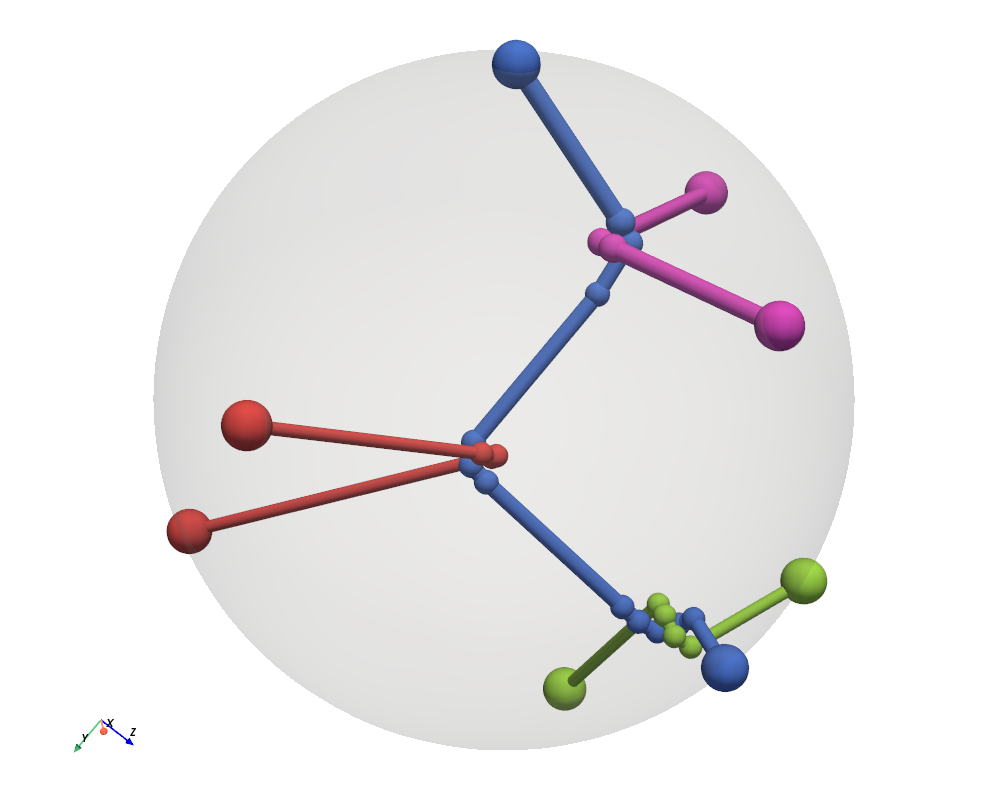

Write the Python code that produced this figure.
"""
Interactive 3D viewer + simulation of polymers in a spherical volume, modeled as piecewise
linear curves with kinks.

Model
-----
Polymer m has kinks R[m,0] ... R[m,N[m]]. R[m,0] and R[m,N[m]] are the two chain ends (beads on the
surface of the sphere); R[m,1] ... R[m,N[m]-1] are the interior kinks. Segment i runs from
R[m,i-1] to R[m,i] and has a contour length L[m,i] > 0 (initially the straight length of the
polymer). Every segment is a spring:
    F[m,i] = (k_spring / L[m,i]) * (R[m,i] - R[m,i-1])       (force of segment i)
    E[m,i] = 0.5 * (k_spring / L[m,i]) * |R[m,i] - R[m,i-1]|^2
Dynamics
  * Kinks follow damped Langevin dynamics:  m dv/dt = F - gamma v + sqrt(2 gamma kT) xi(t), with
    F the total force on the kink: the net force of the two strands on either side of it,
    F[m,i+1] - F[m,i] (F[m,i] = k_spring / L[m,i] * (R_i - R_{i-1})), plus the repulsive forces
    below. Every substep: a kick by F, the exact friction + thermal noise update (Ornstein-
    Uhlenbeck) and a drift step. The step per substep is limited to MAX_KINK_STEP.
  * Excluded volume by forces (WCA): the interaction is the Weeks-Chandler-Andersen potential
    U(r) = 4 eps [(sigma/r)^12 - (sigma/r)^6] + eps for r < MIN_DISTANCE, zero beyond, with
    MIN_DISTANCE = 2^(1/6) sigma (the WCA cutoff). (1) Every line segment of another polymer
    repels a kink that lies within MIN_DISTANCE of it (its closest point inside the segment) with
    the WCA force, directed perpendicular to the line; the reaction is shared over the two end
    points of the segment (weights 1 - s and s). (2) Any two kinks, on the same polymer or on different polymers, that are
    closer than MIN_DISTANCE repel each other with the WCA force along the line between them (on
    top of the capture attraction between neighbouring kinks of one polymer). Chain
    ends on the surface are not moved by these forces.
  * Slip: contour length flows along the chain between neighbouring segments of the same polymer
    so that the spring energy decreases (L_i proportional to d_i in the minimum), while the
    total contour length of every polymer is exactly conserved.
  * Creation: when two segments of different polymers approach closer than MIN_DISTANCE (closest
    points in the interior of both segments) a kink is inserted in each of them at the closest
    points; the two new kinks are placed exactly MIN_DISTANCE apart (symmetrically about the
    contact point). The contour length of the divided segment is split in proportion to where
    the kink sits on it.
  * Capture: neighbouring kinks of the same polymer (consecutive interior kinks) that are closer
    than DISTANCE_CAPTURE attract each other with F(r) = -30 r - 40 r^3 / 3 - 160 r^5 / 27
    (negative = attractive), along the line joining them; zero beyond DISTANCE_CAPTURE.
  * The removal criterion is only checked every CHECK_KINK_REMOVAL_EACH_STEP steps (creation: every step).
  * Spacing: no kink is created on a line if another kink of the same polymer lies within a
    contour length CONTOUR_KINK_MIN of that point, or within a spatial distance SPATIAL_KINK_MIN
    (= 1) of the new kink's position. Close segment pairs that fail this on both
    lines are skipped (other close pairs are still handled); if it fails on one line only, a
    single kink is created on the other line, MIN_DISTANCE from the closest point of the first.
  * Destruction: a kink that is further than MIN_DISTANCE (+ DESTROY_TOL) from all segments of
    other polymers, that does not interact with kinks of other polymers, and that has at most one
    other kink of its own polymer within a contour length INTRA_CONTOUR_DIST, is removed, provided the single straight segment that replaces its
    two segments is not closer than MIN_DISTANCE to any line segment of another polymer (closest
    points anywhere on both segments, no margin). Otherwise the kink stays. The contour lengths of the two segments add up.
Segments of a polymer also push its own kinks (WCA), but only if the contour distance from the kink to
the nearer end of the segment exceeds SELF_KINK_DISTANCE; kink creation only considers pairs of segments
of different polymers.

Mouse
- Left-drag on empty space  -> rotate the view
- Right-drag / mouse wheel  -> zoom
- Middle-drag (or Shift+left-drag) -> pan
- Left-drag on a chain-end sphere -> move it along the surface of the volume
- Hold Shift while dragging a chain end and move the cursor out past the circular edge of the
  projected sphere -> the bead crosses to the other side (front <-> back) of the volume

Keyboard: see help_text() below (press h, H or ? in the window, or run with --help).

Data flow
    simulation  --positions / network-->  viewer      (timer, every ~30 ms)
    viewer (user input)  --callbacks-->  simulation   (see SphereDragger.__init__)

Bead ordering: molecule by molecule, each as [start, end]; kinks are not beads and are reported
separately by `network()`. Deleting a molecule shifts the indices of all later beads.

Install:  pip install pyvista numpy
Movies:   pip install imageio imageio-ffmpeg
"""
import argparse
import colorsys
import locale
import os
import platform
import re
import subprocess
import time
from types import SimpleNamespace

import numpy as np
import pyvista as pv
import vtk

ACTIVE_COLOR = (0.0, 0.0, 0.0)  # highlight color while a sphere is being dragged

CONTOUR_STEP = 2.0              # contour length added/removed per press of Right/Left arrow
INITIAL_ZOOM = 1.6              # camera zoom when the window opens
START_GAP = 1.25                # initial distance between the two starting polymers, in units of MIN_DISTANCE
WCA_SIGMA = 1.0                 # length scale of the WCA interaction
WCA_EPSILON = 1.0               # strength of the WCA interaction
WCA_FORCE_CAP = 200.0           # largest WCA force (avoids blow-up when things overlap deeply)
MIN_DISTANCE = 2.0 ** (1.0 / 6.0) * WCA_SIGMA   # = the WCA cutoff: kinks are created when two lines come
                                # closer than this; the repulsive force is zero beyond it
DISTANCE_CAPTURE = 1.5             # neighbouring kinks of a polymer closer than this attract each other
CHECK_KINK_REMOVAL_EACH_STEP = 10   # the kink removal criterion is checked once per this many steps
SELF_KINK_DISTANCE = 10.0         # a segment pushes a kink of its own polymer only if the contour distance exceeds this
INTRA_CONTOUR_DIST = 1.3        # a kink is not removed if more than one other kink of its polymer is within this contour length
SPATIAL_KINK_MIN = 1.0           # ... nor within this spatial distance of one
CONTOUR_KINK_MIN = 1.0          # no new kink within this contour length of an existing kink of the same polymer
KINK_MARGIN = 0.1               # contact points must lie at least this far from both ends of a segment
CREATE_TOL = 0.01               # a kink pair is created below MIN_DISTANCE - CREATE_TOL
DESTROY_TOL = 0.01              # a kink is destroyed above MIN_DISTANCE + DESTROY_TOL
MAX_KINK_STEP = 0.25 * MIN_DISTANCE     # largest displacement of a kink in one substep
KINK_MASS = 1.0                 # mass of a kink (Langevin dynamics)
KINK_FRICTION = 5.0             # friction coefficient gamma of a kink
TEMPERATURE = 0.0               # kT of the thermal noise on the kinks (0: no noise, deterministic)
TIME_STEP = 0.02                # Langevin time step per substep
MAX_NEW_KINKS_PER_STEP = 20     # safety limit for the number of kink pairs created in one step
THIN_LINE_RADIUS = 0.05         # tube radius of all lines after pressing t
TENSION_THICKNESS = 0.01        # tube radius of a segment per unit of spring tension
MAX_LINE_RADIUS = 1.0           # thickest tube drawn
MIN_VOLUME_RADIUS = 5.0
VOLUME_RADIUS_STEP = 1.0

# Shift + digit produces a layout-specific symbol; which key name (and character) the window
# system reports for it depends on the keyboard layout. The layout is detected from the
# environment (see detect_keyboard_layout) and selects one of these tables.
SHIFTED_DIGIT_KEYSYMS = {
    "us": ("exclam", "at", "numbersign", "dollar", "percent",
           "asciicircum", "ampersand", "asterisk", "parenleft"),
    "uk": ("exclam", "quotedbl", "sterling", "dollar", "percent",
           "asciicircum", "ampersand", "asterisk", "parenleft"),
    "de": ("exclam", "quotedbl", "section", "dollar", "percent",
           "ampersand", "slash", "parenleft", "parenright"),
    "nordic": ("exclam", "quotedbl", "numbersign", "currency", "percent",
               "ampersand", "slash", "parenleft", "parenright"),
}
SHIFTED_DIGIT_CHARS = {
    "us": "!@#$%^&*(",
    "uk": '!"\u00a3$%^&*(',
    "de": '!"\u00a7$%&/()',
    "nordic": '!"#\u00a4%&/()',
}

# words that identify a layout: language / country codes and the names used by the platforms
_LAYOUT_WORDS = {
    "us": "us", "usa": "us", "en": "us", "abc": "us", "u": "us", "nordic": "nordic",
    "gb": "uk", "uk": "uk", "british": "uk",
    "de": "de", "at": "de", "german": "de",
    "dk": "nordic", "da": "nordic", "danish": "nordic", "se": "nordic", "sv": "nordic",
    "swedish": "nordic", "no": "nordic", "nb": "nordic", "nn": "nordic", "norwegian": "nordic",
    "fi": "nordic", "finnish": "nordic", "is": "nordic", "icelandic": "nordic",
}
_keyboard_layout = None


def _layout_from_text(text):
    """Layout name for a description such as 'dk', 'da_DK', 'com.apple.keylayout.Danish'
    (the most specific word, the last one, wins: 'en_GB' is British), or None."""
    for word in reversed(re.findall(r"[a-z]+", str(text).lower())):
        if word in _LAYOUT_WORDS:
            return _LAYOUT_WORDS[word]
    return None


def _run(command):
    return subprocess.run(command, capture_output=True, text=True, timeout=3).stdout


def _layout_windows():
    import ctypes
    langid = ctypes.windll.user32.GetKeyboardLayout(0) & 0xFFFF
    if langid == 0x0809:
        return "gb"
    return {0x06: "da", 0x1D: "sv", 0x14: "nb", 0x0B: "fi", 0x07: "de"}.get(langid & 0x3FF, "us")


def _layout_macos():
    return _run(["defaults", "read", "com.apple.HIToolbox",
                 "AppleCurrentKeyboardLayoutInputSourceID"])


def _layout_unix():
    """X11 / Wayland / console: the XKB layout (first of a comma separated list)."""
    for command in (["setxkbmap", "-query"], ["localectl", "status"]):
        try:
            match = re.search(r"(?:layout|Layout):\s*([\w-]+)", _run(command))
        except (OSError, subprocess.SubprocessError):
            continue
        if match:
            return match.group(1)
    if os.environ.get("XKB_DEFAULT_LAYOUT"):
        return os.environ["XKB_DEFAULT_LAYOUT"].split(",")[0]
    try:
        with open("/etc/default/keyboard") as f:
            match = re.search(r'XKBLAYOUT="?([\w-]+)', f.read())
        return match.group(1) if match else None
    except OSError:
        return None


def _layout_locale():
    return locale.getlocale()[0] or os.environ.get("LANG", "")


def detect_keyboard_layout():
    """Keyboard layout ('us', 'uk', 'de' or 'nordic') taken from the environment: the variable
    LINEPPA_KEYBOARD_LAYOUT if it is set, else what the operating system reports, else the
    language of the locale; 'us' if nothing is recognised."""
    probes = []
    if os.environ.get("LINEPPA_KEYBOARD_LAYOUT"):
        probes.append(lambda: os.environ["LINEPPA_KEYBOARD_LAYOUT"])
    system = platform.system()
    probes.append(_layout_windows if system == "Windows"
                  else _layout_macos if system == "Darwin" else _layout_unix)
    probes.append(_layout_locale)
    for probe in probes:
        try:
            layout = _layout_from_text(probe() or "")
        except Exception:        # a failing probe must never stop the program
            continue
        if layout:
            return layout
    return "us"


def get_keyboard_layout():
    global _keyboard_layout
    if _keyboard_layout is None:
        _keyboard_layout = detect_keyboard_layout()
    return _keyboard_layout


def set_keyboard_layout(name):
    """Use layout `name` ('us', 'uk', 'de', 'nordic') or, for 'auto'/None, detect it."""
    global _keyboard_layout
    _keyboard_layout = None if name in (None, "auto") else name


def help_text():
    """Summary of the program, the mouse actions and the key shortcuts (--help, h, H, ?)."""
    return f"""\
LinePPA - polymers in a spherical volume

Every polymer is a piecewise linear curve between two chain ends (spheres) on the surface of the
sphere; initially a straight line. Each segment is a spring with spring constant
spring_constant / contour_length (the thickness of a line shows its tension).
  * When two polymers come closer than MIN_DISTANCE ({MIN_DISTANCE:g}) a kink is inserted in both
    (small spheres in the color of the polymer), the two kinks exactly MIN_DISTANCE apart.
  * Kinks move by damped Langevin dynamics under the net force of their two strands plus WCA
    repulsion: every segment of another polymer pushes a kink within MIN_DISTANCE (= 2^(1/6), the
    WCA cutoff) away perpendicular to the line, and any two kinks (same or different polymer) repel each other.
  * A kink that is further than MIN_DISTANCE from all other polymers is destroyed: the two
    segments become one straight segment (their contour lengths add up).
  * Contour length slips along the chain, lowering the spring energy, while the total contour
    length of a polymer stays constant.

Mouse
  left-drag on empty space        rotate the view
  right-drag, mouse wheel         zoom
  middle-drag, Shift+left-drag    pan
  left-drag on a chain-end sphere move it along the surface of the sphere
  ... and Shift, cursor out past the edge of the sphere: the end moves to the other side

Keys while a chain end is held
  d                               delete the polymer the end belongs to
  Right / Left arrow              add / remove contour length of the segment at the end
Keys
  a                               add a polymer (a straight line between two free spots)
  r / R                           shrink / grow the sphere by 1 (minimum radius 5)
  t / T                           thin lines of equal radius /
                                  thickness shows the tension (kink spheres always shown)
  Shift+1..9 (or Ctrl+1..9)       store the positions of all chain ends in slot 1..9
  1..9                            move all chain ends to the positions stored in the slot
  i                               print the selected options and parameters
  k                               print the minimal distances: two kinks of one polymer, two line
                                  segments of different polymers, two non-adjacent segments of one polymer
  m / M                           start / stop recording a movie (movie00000.avi, ...)
  p                               save a PNG of the view (img00000.png, ...)
  s                               save all positions (conf00000.dump, ...)
  h, H, ?                         print this text
Command line
  --help                          print this text
  --keyboard-layout LAYOUT        us, uk, de, nordic or auto (default: detected from the
                                  environment; the variable LINEPPA_KEYBOARD_LAYOUT overrides)
"""


def parse_args(argv=None):
    parser = argparse.ArgumentParser(
        prog="cylppa", description=help_text(), add_help=False,
        formatter_class=argparse.RawDescriptionHelpFormatter)
    parser.add_argument("-h", "--help", action="help", help="show this help and exit")
    parser.add_argument("--keyboard-layout", default="auto",
                        choices=["auto", *sorted(SHIFTED_DIGIT_KEYSYMS)],
                        help="keyboard layout used for Shift+digit (default: detect)")
    return parser.parse_args(argv)


def color_for_id(moleculeid):
    """Deterministic, well-separated RGB color (0..1) for an unsigned integer id."""
    hue = (int(moleculeid) * 0.618033988749895) % 1.0  # golden-ratio hue spacing
    return colorsys.hsv_to_rgb(hue, 0.65, 0.95)


class SphereDragger:
    """Lets the user drag chain ends along a spherical surface, add/delete molecules,
    resize the volume, store/recall chain-end configurations, and save images / movies /
    bead positions; lets a simulation push new positions for all beads. Keeps the
    molecule lines, the kinks and the volume shell in sync."""

    IMAGE_PATTERN = re.compile(r"^img(\d{5})\.png$")
    CONF_PATTERN = re.compile(r"^conf(\d{5})\.dump$")
    MOVIE_PATTERN = re.compile(r"^movie(\d{5})\.avi$")
    # characters whose built-in VTK meaning (reset camera, surface mode, pick, ...) is suppressed
    OWN_CHARS = frozenset("aAdDhHiIkKpPsSmMrRtT?123456789")

    def __init__(self, plotter, template, actors, positions, moleculeids,
                 center, radius, sphere_radius, recall_speed=0.5, movie_fps=30, rng=None,
                 kink_radius=0.5, get_network=None, get_diagnostics=None,
                 on_drag=None, on_release=None,
                 on_add_molecule=None, on_delete_molecule=None,
                 on_radius_change=None, on_ends_driven=None, on_ends_released=None,
                 on_contour_change=None, get_options=None,
                 initial_zoom=INITIAL_ZOOM):
        self.plotter = plotter
        self.renderer = plotter.renderer
        self.template = template        # sphere mesh used for newly created beads
        self.actors = list(actors)
        self.positions = np.array(positions, dtype=float).reshape(-1, 3)   # (n, 3)
        self.moleculeids = np.array(moleculeids, dtype=np.uint32)
        self.center = np.asarray(center, dtype=float)
        self.radius = float(radius)             # radius of the spherical volume
        self.sphere_radius = float(sphere_radius)   # radius of one bead
        self.kink_radius = float(kink_radius)   # radius of the kink spheres
        self.recall_speed = float(recall_speed)     # rad/s along great circles
        self.movie_fps = movie_fps
        self.rng = rng if rng is not None else np.random.default_rng()
        self.next_moleculeid = int(self.moleculeids.max()) + 1 if len(self.moleculeids) else 0
        self.image_counter = self._first_free_number(self.IMAGE_PATTERN)
        self.conf_counter = self._first_free_number(self.CONF_PATTERN)
        self.movie_counter = self._first_free_number(self.MOVIE_PATTERN)

        # Pulled from the simulation every tick: (kink positions (K, 3), [moleculeid] per kink,
        # [(moleculeid, [node, ...], [contour_length, ...], [tension, ...])]).
        # Node k < n is bead k, node n + r is kink r. None = no kinks.
        self.get_network = get_network
        self.get_options = get_options  # () -> [(label, value), ...] settings of the simulation (key i)
        self.get_diagnostics = get_diagnostics  # () -> [(label, text), ...] minimal distances (key k)

        # Callbacks into the simulation:
        self.on_drag = on_drag          # on_drag(index, xyz)                    while dragging
        self.on_release = on_release    # on_release(index, xyz)                 when let go
        self.on_add_molecule = on_add_molecule        # (first_index, positions (2, 3), moleculeid)
        self.on_delete_molecule = on_delete_molecule  # (first_index, count)  old indices
        self.on_radius_change = on_radius_change      # (new_volume_radius)
        self.on_ends_driven = on_ends_driven          # (indices, positions) chain ends moved by a recall
        self.on_ends_released = on_ends_released      # (indices)            recall finished/cancelled
        self.on_contour_change = on_contour_change    # (index, delta)  add/remove contour length at chain end

        self.interactor = plotter.iren.interactor
        self.picker = vtk.vtkPropPicker()
        self.dragged = None             # index of the chain end being dragged
        self.uniform_lines = False      # True after t: all lines thin and equally thick
        self._pending_zoom = initial_zoom   # applied on the first timer tick, after the window opened
        self._side = 1                  # +1: dragged bead on the front (camera) side, -1: back
        self._flip_armed = True         # a Shift + "touch the edge" gesture may flip the side
        self.stored = {}                # slot (1..9) -> {(moleculeid, is_start): unit vector}
        self._anim = None               # running recall animation
        self._driven = set()            # indices of chain ends moved by the animation
        self.recording = False
        self.movie_path = None
        self._in_tick = False           # re-entrancy guard for tick()
        self.bond_mesh = None
        self.lines = []
        self._seg_nodes = None          # (S, 2) node numbers of the end points of every segment
        self._seg_tension = []          # spring tension of every segment (drawn as its thickness)
        # Segments are drawn as tubes whose radius follows the spring tension. Every segment
        # has its own two points (so the radius is constant along it).
        self.tube = vtk.vtkTubeFilter()
        self.tube.SetNumberOfSides(12)
        self.tube.SetCapping(True)
        self.tube.SetVaryRadiusToVaryRadiusByAbsoluteScalar()
        self.tube.SetInputArrayToProcess(0, 0, 0, vtk.vtkDataObject.FIELD_ASSOCIATION_POINTS,
                                         "radius")
        bond_mapper = vtk.vtkPolyDataMapper()
        bond_mapper.SetInputConnection(self.tube.GetOutputPort())
        bond_mapper.SetScalarModeToUsePointFieldData()
        bond_mapper.SelectColorArray("rgb")
        bond_mapper.SetColorModeToDirectScalars()
        self.bond_actor = vtk.vtkActor()
        self.bond_actor.SetMapper(bond_mapper)
        self.bond_actor.SetVisibility(False)
        plotter.add_actor(self.bond_actor, reset_camera=False, name="bonds", pickable=False)
        self.kink_template = pv.Sphere(radius=self.kink_radius,
                                       theta_resolution=16, phi_resolution=16)
        self.kink_actors = []
        self.kink_positions = np.zeros((0, 3))
        self.kink_molecules = []        # moleculeid of every kink
        self._line_signature = None

        # Translucent shell showing the volume (unit sphere, scaled to the current radius).
        # Not pickable, so it never blocks grabbing.
        self.shell = plotter.add_mesh(
            pv.Sphere(radius=1.0, theta_resolution=64, phi_resolution=64),
            color="lightgray", opacity=0.12, smooth_shading=True)
        self.shell.SetPickable(False)
        self.shell.SetPosition(*self.center)
        self.shell.SetScale(self.radius, self.radius, self.radius)
        self._pull_network(force=True)

        # Make sure PyVista's own key shortcuts for the keys we use don't also fire.
        for key in ("Up", "Down", "Left", "Right", "a", "d", "p", "s", "S", "m", "M",
                    "r", "R", "t", "T", "i", "I", "k", "K", "h", "H", "question", *"123456789"):
            try:
                plotter.clear_events_for_key(key)
            except Exception:
                pass

        # Priority -1 => our handlers run AFTER the camera style's handlers.
        # If we grabbed a bead, we then cancel the style's rotation.
        self.interactor.AddObserver("LeftButtonPressEvent", self._on_press, -1.0)
        self.interactor.AddObserver("MouseMoveEvent", self._on_move, -1.0)
        self.interactor.AddObserver("LeftButtonReleaseEvent", self._on_release, -1.0)
        self.interactor.AddObserver("KeyPressEvent", self._on_key, -1.0)
        # VTK's interactor style gives some plain characters a built-in meaning on the
        # CharEvent that follows a key press. A higher-priority observer neutralises the
        # characters we use before the style sees them.
        self.interactor.AddObserver("CharEvent", self._on_char, 10.0)

    # ------------------------------------------------------------ timer tick
    def tick(self, step_simulation):
        """Call every ~30 ms: advance a running recall animation, take a simulation
        step (`step_simulation()` returns the (n, 3) positions), draw, record a frame.
        A tick that arrives while one is still running is skipped."""
        if self._in_tick:
            return
        self._in_tick = True
        try:
            if self._pending_zoom is not None:
                self.renderer.GetActiveCamera().Zoom(self._pending_zoom)
                self._pending_zoom = None
            self.animate()
            self.set_positions(step_simulation())
            self.write_movie_frame()
        finally:
            self._in_tick = False

    def _print_options(self):
        """Key i: print the viewer settings, then the settings and parameters of the simulation."""
        n_chains = len(self.positions) // 2
        rows = [("line display", "thin lines of equal radius (t)" if self.uniform_lines
                 else "thickness shows the tension (T)"),
                ("keyboard layout", get_keyboard_layout()),
                ("volume radius", f"{self.radius:g}"),
                ("polymers / kinks", f"{n_chains} / {len(self.kink_positions)}")]
        if self.get_options is not None:
            rows += list(self.get_options())
        width = max(len(label) for label, _ in rows)
        print("Selected options:")
        for label, value in rows:
            print(f"  {label:<{width}} : {value}")

    def _print_diagnostics(self):
        """Key k: print the minimal distances between kinks and between line segments."""
        if self.get_diagnostics is None:
            print("No simulation attached.")
            return
        rows = list(self.get_diagnostics())
        width = max(len(label) for label, _ in rows)
        print("Minimal distances:")
        for label, text in rows:
            print(f"  {label:<{width}} : {text}")

    # ------------------------------------------------------- simulation -> view
    def set_positions(self, positions):
        """Update all bead positions (e.g. from the simulation). Beads held by the user or moved
        by a recall animation keep their viewer-controlled positions."""
        positions = np.asarray(positions, dtype=float).reshape(-1, 3)
        if len(positions) != len(self.actors):
            raise ValueError(f"Simulation returned {len(positions)} beads, "
                             f"viewer has {len(self.actors)}.")
        for i, actor in enumerate(self.actors):
            if i != self.dragged and i not in self._driven:
                self.positions[i] = positions[i]
                actor.SetPosition(*positions[i])
        self._pull_network()
        self.plotter.render()

    def get_positions(self):
        return self.positions.copy()

    # ------------------------------------------------------ molecule lines, kinks
    def _all_points(self):
        return np.vstack([self.positions, self.kink_positions])

    def _segment_radii(self):
        """Tube radius of every segment (order of self._seg_nodes) from its spring tension."""
        if self.uniform_lines:
            return np.full(len(self._seg_tension), THIN_LINE_RADIUS)
        return np.minimum(TENSION_THICKNESS * np.array(self._seg_tension, dtype=float),
                          MAX_LINE_RADIUS)

    def _refresh_bonds(self):
        """Cheap update when only positions (and with them the tensions) changed."""
        if self.bond_mesh is None:
            return
        points = self._all_points()
        if self._seg_nodes.max() < len(points):
            self.bond_mesh.points = points[self._seg_nodes].reshape(-1, 3)
            self.bond_mesh.point_data["radius"] = np.repeat(self._segment_radii(), 2)
            self.bond_mesh.GetPointData().SetActiveScalars("radius")

    def _rebuild_bonds(self):
        """Needed when the number of beads, kinks or lines changed."""
        nodes, rgb = [], []
        for mol, idx, _contours, _tensions in self.lines:
            color = (np.array(color_for_id(mol)) * 255).astype(np.uint8)
            for a, b in zip(idx[:-1], idx[1:]):
                nodes.append((a, b))
                rgb += [color] * 2
        if not nodes:
            self.bond_mesh, self._seg_nodes = None, None
            self.bond_actor.SetVisibility(False)
            return
        self._seg_nodes = np.array(nodes, dtype=int)
        k = np.arange(len(nodes))
        cells = np.column_stack([np.full(len(nodes), 2), 2 * k, 2 * k + 1]).ravel()
        mesh = pv.PolyData(self._all_points()[self._seg_nodes].reshape(-1, 3),
                           lines=cells.astype(np.int64))
        mesh.point_data["radius"] = np.repeat(self._segment_radii(), 2)
        mesh.point_data["rgb"] = np.array(rgb, dtype=np.uint8)
        mesh.GetPointData().SetActiveScalars("radius")
        self.bond_mesh = mesh
        self.tube.SetInputData(mesh)
        self.bond_actor.SetVisibility(True)

    def _default_network(self):
        """No simulation-provided network: every molecule is a straight line, no kinks."""
        lines = {}
        for i, m in enumerate(self.moleculeids.tolist()):
            lines.setdefault(m, []).append(i)
        return np.zeros((0, 3)), [], [(m, idx, [self.radius] * (len(idx) - 1),
                                       [30.0] * (len(idx) - 1))
                                      for m, idx in lines.items()]

    def _pull_network(self, force=False):
        """Fetch kinks and lines from the simulation and bring the drawing up to date."""
        kpos, kmols, lines = (self.get_network() if self.get_network is not None
                              else self._default_network())
        self.kink_positions = np.asarray(kpos, dtype=float).reshape(-1, 3)
        kmols = [int(m) for m in kmols]
        self.lines = [(int(m), [int(k) for k in idx], list(cs), [float(t) for t in ts])
                      for m, idx, cs, ts in lines]
        self._seg_tension = [t for _m, _idx, _cs, ts in self.lines for t in ts]
        signature = tuple((m, tuple(idx)) for m, idx, _cs, _ts in self.lines)
        changed = force or signature != self._line_signature or self.bond_mesh is None
        self._line_signature = signature

        # a kink sphere is never thinner than the segments meeting at it
        n = len(self.positions)
        radii = np.full(len(kmols), self.kink_radius)
        seg_radius = self._segment_radii()
        k = 0
        for _m, idx, _cs, _ts in self.lines:
            for a, b in zip(idx[:-1], idx[1:]):
                for node in (a, b):
                    if node >= n and node - n < len(radii):
                        radii[node - n] = max(radii[node - n], 1.5 * seg_radius[k])
                k += 1

        if kmols != self.kink_molecules or len(self.kink_actors) != len(kmols):
            self._sync_kink_actors(kmols)
        for actor, p, r in zip(self.kink_actors, self.kink_positions, radii):
            actor.SetPosition(*p)
            scale = r / self.kink_radius
            actor.SetScale(scale, scale, scale)
            actor.SetVisibility(True)       # kink spheres are always shown
        if changed:
            self._rebuild_bonds()
        else:
            self._refresh_bonds()

    def _sync_kink_actors(self, kmols):
        """(Re)create the kink spheres, each in the color of its molecule."""
        for actor in self.kink_actors:
            self.plotter.remove_actor(actor, reset_camera=False)
        self.kink_actors = []
        for m in kmols:
            actor = self.plotter.add_mesh(self.kink_template, color=color_for_id(m),
                                          smooth_shading=True, reset_camera=False)
            actor.SetPickable(False)
            self.kink_actors.append(actor)
        self.kink_molecules = kmols

    # ------------------------------------------------------------------ helpers
    def _ray(self, x, y):
        """World-space ray (near point, far point) under display pixel (x, y)."""
        pts = []
        for z in (0.0, 1.0):
            self.renderer.SetDisplayPoint(x, y, z)
            self.renderer.DisplayToWorld()
            w = np.array(self.renderer.GetWorldPoint())
            pts.append(w[:3] / w[3])
        return pts

    def _is_front(self, p):
        """True if surface point p faces the camera (is on the visible hemisphere)."""
        cam = self.renderer.GetActiveCamera()
        v = np.asarray(p, dtype=float) - self.center
        if cam.GetParallelProjection():
            return float(np.dot(v, -np.array(cam.GetDirectionOfProjection()))) >= 0.0
        to_cam = np.array(cam.GetPosition()) - self.center
        return float(np.dot(v, to_cam)) >= self.radius ** 2   # polar-plane visibility test

    def _surface_point(self, x, y, current):
        """Point on the spherical surface under the mouse cursor, on the side of the
        sphere (front or back) the bead is currently on.

        If the cursor is outside the circular outline of the projected sphere, the bead
        sits on that outline. Holding Shift there flips the bead to the other side
        (once per excursion); it then follows the cursor on the far side of the sphere."""
        near, far = self._ray(x, y)
        d = far - near
        d /= np.linalg.norm(d)
        oc = near - self.center
        b = np.dot(oc, d)
        disc = b * b - (np.dot(oc, oc) - self.radius ** 2)
        if disc >= 0.0:
            self._flip_armed = True                    # cursor is inside the outline again
            s = np.sqrt(disc)
            t = (-b - s) if self._side > 0 else (-b + s)   # near / far intersection
            hit = near + t * d
        else:
            if self.interactor.GetShiftKey() and self._flip_armed:
                self._side = -self._side               # touched the edge with Shift held
                self._flip_armed = False
            hit = near + (-b) * d  # point on the ray closest to the center (the outline)
        v = hit - self.center
        n = np.linalg.norm(v)
        if n < 1e-12:
            return current
        return self.center + self.radius * v / n

    def _cancel_camera_motion(self):
        style = self.interactor.GetInteractorStyle()
        if style is not None:
            style.OnLeftButtonUp()  # ends the rotate that the style just started

    def _add_bead_actor(self, xyz, moleculeid):
        actor = self.plotter.add_mesh(self.template, color=color_for_id(moleculeid),
                                      smooth_shading=True, reset_camera=False)
        actor.SetPosition(*xyz)
        return actor

    def _unit(self, p):
        v = np.asarray(p, dtype=float) - self.center
        return v / max(np.linalg.norm(v), 1e-12)

    # ------------------------------------------------------- add / delete molecule
    def _pick_new_ends(self):
        """Two spots on the surface that are as far as possible from existing chain
        ends (and from each other; the new line is at least one volume radius long)."""
        candidates = self.rng.normal(size=(500, 3))
        candidates = self.center + self.radius * candidates / np.linalg.norm(
            candidates, axis=1, keepdims=True)
        existing = self.positions
        if len(existing):
            clearance = np.linalg.norm(
                candidates[:, None, :] - existing[None, :, :], axis=2).min(axis=1)
        else:
            clearance = np.full(len(candidates), np.inf)

        a = candidates[np.argmax(clearance)]
        to_a = np.linalg.norm(candidates - a, axis=1)
        score = np.minimum(clearance, to_a)
        score[to_a < self.radius] = -1.0  # avoid very short molecules
        b = candidates[np.argmax(score)]
        return a, b

    def _add_molecule(self):
        a, b = self._pick_new_ends()
        chain = np.vstack([a, b])               # [start, end]; the molecule is the line between
        mol = self.next_moleculeid
        self.next_moleculeid += 1

        first = len(self.positions)             # appended at the end: no index shifts
        for p in chain:
            self.actors.append(self._add_bead_actor(p, mol))
        self.positions = np.vstack([self.positions, chain])
        self.moleculeids = np.concatenate(
            [self.moleculeids, np.full(2, mol, dtype=np.uint32)])
        if self.on_add_molecule is not None:
            self.on_add_molecule(first, chain.copy(), mol)
        self._pull_network(force=True)
        self.plotter.render()

    def _delete_molecule(self):
        """Delete the whole molecule that the grabbed chain end belongs to."""
        mol = self.moleculeids[self.dragged]
        idx = np.flatnonzero(self.moleculeids == mol)   # contiguous block
        first, count = int(idx[0]), len(idx)

        for actor in self.actors[first:first + count]:
            self.plotter.remove_actor(actor, reset_camera=False)
        del self.actors[first:first + count]
        keep = np.ones(len(self.positions), dtype=bool)
        keep[first:first + count] = False
        self.positions = self.positions[keep]
        self.moleculeids = self.moleculeids[keep]
        self.dragged = None                              # the grabbed bead no longer exists
        if self.on_delete_molecule is not None:
            self.on_delete_molecule(first, count)        # indices in the OLD ordering
        self._pull_network(force=True)                   # its kinks are gone too
        self.plotter.render()

    # ------------------------------------------------------------ volume radius
    def _change_radius(self, delta):
        new = self.radius + delta
        if new < MIN_VOLUME_RADIUS - 1e-9:
            print(f"Volume radius is already at its minimum ({MIN_VOLUME_RADIUS:g}).")
            return
        self.radius = new
        self.shell.SetScale(new, new, new)

        # all chain ends stay on the (new) surface: project them radially
        if len(self.positions):
            v = self.positions - self.center
            r = np.maximum(np.linalg.norm(v, axis=1, keepdims=True), 1e-12)
            self.positions = self.center + new * v / r
            for k, actor in enumerate(self.actors):
                actor.SetPosition(*self.positions[k])
        if self.on_radius_change is not None:
            self.on_radius_change(new)
        self._pull_network()
        print(f"Volume radius: {new:g}")
        self.plotter.render()

    # --------------------------------------------- store / recall chain-end positions
    def _end_keys(self):
        """{(moleculeid, is_start): bead index} for every chain end. This identifies a
        chain end even when molecules come and go."""
        keys = {}
        for i in range(len(self.positions)):
            is_start = (i == 0) or (self.moleculeids[i - 1] != self.moleculeids[i])
            keys[(int(self.moleculeids[i]), bool(is_start))] = i
        return keys

    def _store_ends(self, slot):
        keys = self._end_keys()
        # stored as directions, so a later change of the volume radius doesn't matter
        self.stored[slot] = {k: self._unit(self.positions[i]) for k, i in keys.items()}
        print(f"Stored the positions of {len(keys)} chain ends in slot {slot}")

    def _recall_ends(self, slot):
        if self.dragged is not None:
            return  # ignore while a bead is being dragged
        target = self.stored.get(slot)
        if not target:
            print(f"Nothing stored in slot {slot} (use Shift+{slot} to store)")
            return
        self._cancel_animation()
        items = []
        for key, i in self._end_keys().items():
            if key not in target:
                continue                         # molecule created after storing: stays put
            u0, u1 = self._unit(self.positions[i]), target[key]
            cosang = float(np.clip(np.dot(u0, u1), -1.0, 1.0))
            omega = float(np.arccos(cosang))     # great-circle angle between the two points
            if omega < 1e-9:
                continue
            w = u1 - cosang * u0                 # direction of travel at u0 (tangent to the sphere)
            if np.linalg.norm(w) < 1e-9:         # exactly opposite: any great circle will do
                w = np.cross(u0, [1.0, 0.0, 0.0])
                if np.linalg.norm(w) < 1e-6:
                    w = np.cross(u0, [0.0, 1.0, 0.0])
            items.append((i, u0, w / np.linalg.norm(w), omega, u1))
        if not items:
            return
        self._anim = {"items": items, "t0": time.perf_counter()}
        self._driven = {it[0] for it in items}
        print(f"Moving {len(items)} chain ends to slot {slot}")

    def animate(self):
        """Advance the recall animation: every chain end moves along a great circle at
        a constant angular speed (`recall_speed`, rad/s) and stops at its stored position."""
        if self._anim is None:
            return
        elapsed = time.perf_counter() - self._anim["t0"]
        arc = self.recall_speed * elapsed
        idxs, pos, finished = [], [], True
        for i, u0, w, omega, u1 in self._anim["items"]:
            if arc >= omega:
                u = u1
            else:
                u = u0 * np.cos(arc) + w * np.sin(arc)
                finished = False
            p = self.center + self.radius * u
            self.positions[i] = p
            self.actors[i].SetPosition(*p)
            idxs.append(i)
            pos.append(p)
        if self.on_ends_driven is not None:
            self.on_ends_driven(list(idxs), np.array(pos))
        if finished:
            self._cancel_animation()

    def _cancel_animation(self):
        if self._anim is None:
            return
        released = sorted(self._driven)
        self._anim = None
        self._driven = set()
        if self.on_ends_released is not None:
            self.on_ends_released(released)

    # ------------------------------------------------------- files: image, dump, movie
    def _first_free_number(self, pattern):
        """Next unused file number for names matching `pattern` in the current folder."""
        numbers = [int(m.group(1)) for f in os.listdir(os.getcwd())
                   if (m := pattern.match(f))]
        return max(numbers) + 1 if numbers else 0   # never overwrite earlier files

    def _save_image(self):
        path = os.path.join(os.getcwd(), f"img{self.image_counter:05d}.png")
        self.plotter.screenshot(path)
        print("Saved", path)
        self.image_counter += 1

    def _save_configuration(self):
        """Write confXXXXX.dump (LAMMPS-dump-like text):

            # n_beads n_molecules
            ITEM: NUMBER OF ATOMS
            n_beads
            ITEM: BOX BOUNDS pp pp pp
            xmin xmax / ymin ymax / zmin zmax
            ITEM: ATOMS id mol type xu yu zu
            id molecule beadtype x y z          (one line per bead)

        Ids and molecule numbers start at 1 (molecules are renumbered 1..M in file order);
        beadtype 1 = chain end; the kinks follow after all chain ends with beadtype 2 and the
        number of the molecule they belong to; the box bounds are the smallest and largest
        coordinates."""
        path = os.path.join(os.getcwd(), f"conf{self.conf_counter:05d}.dump")
        order = {int(m): k + 1 for k, m in enumerate(dict.fromkeys(self.moleculeids.tolist()))}
        points = self._all_points()
        if len(points):
            lo, hi = points.min(axis=0), points.max(axis=0)
        else:
            lo = hi = np.zeros(3)
        n_ends = len(self.positions)
        with open(path, "w") as f:
            f.write(f"# {len(points)} {len(order)}\n")
            f.write("ITEM: NUMBER OF ATOMS\n")
            f.write(f"{len(points)}\n")
            f.write("ITEM: BOX BOUNDS pp pp pp\n")
            for k in range(3):
                f.write(f"{lo[k]:.6f} {hi[k]:.6f}\n")
            f.write("ITEM: ATOMS id mol type xu yu zu\n")
            for k, xyz in enumerate(points, start=1):
                if k <= n_ends:     # chain end: type 1
                    mol, typ = order[int(self.moleculeids[k - 1])], 1
                else:               # kink: type 2, belongs to one molecule
                    mol, typ = order.get(self.kink_molecules[k - n_ends - 1], 0), 2
                f.write(f"{k} {mol} {typ} {xyz[0]:.6f} {xyz[1]:.6f} {xyz[2]:.6f}\n")
        print("Saved", path)
        self.conf_counter += 1

    def _start_movie(self):
        if self.recording:
            print("Already recording", self.movie_path)
            return
        path = os.path.join(os.getcwd(), f"movie{self.movie_counter:05d}.avi")
        try:
            self.plotter.open_movie(path, framerate=self.movie_fps, quality=8, codec="mpeg4")
        except Exception as exc:
            print("Could not start recording (needs: pip install imageio imageio-ffmpeg):", exc)
            return
        self.movie_path = path
        self.movie_counter += 1
        self.recording = True
        print("Recording", path, "- press M to stop")

    def _stop_movie(self):
        if not self.recording:
            return
        self.recording = False
        writer = getattr(self.plotter, "mwriter", None)
        if writer is not None:
            try:
                writer.close()
            except Exception as exc:
                print("Problem while closing the movie file:", exc)
            try:
                del self.plotter.mwriter     # so PyVista doesn't try to close it again
            except AttributeError:
                pass
        print("Saved", self.movie_path)

    def write_movie_frame(self):
        if not self.recording:
            return
        try:
            self.plotter.write_frame()
        except Exception as exc:
            print("Recording failed:", exc)
            self._stop_movie()

    # ------------------------------------------------------------------- events
    def _on_char(self, obj, event):
        """Hide the characters we use from VTK's built-in character shortcuts."""
        code = self.interactor.GetKeyCode()
        if isinstance(code, int):
            code = chr(code)
        if code and code in self.OWN_CHARS:
            try:
                self.interactor.SetKeyCode("\x00")
            except TypeError:
                self.interactor.SetKeyCode(" ")

    def _on_press(self, obj, event):
        x, y = self.interactor.GetEventPosition()
        self.picker.Pick(x, y, 0, self.renderer)
        picked = self.picker.GetActor()
        if picked is None:
            return
        for i, actor in enumerate(self.actors):
            if picked is actor:                           # every bead is a chain end
                self._cancel_animation()                  # grabbing stops a running recall
                self.dragged = i
                self._side = 1 if self._is_front(self.positions[i]) else -1
                self._flip_armed = True
                actor.GetProperty().SetColor(*ACTIVE_COLOR)
                self._cancel_camera_motion()
                self.plotter.render()
                return

    def _on_move(self, obj, event):
        if self.dragged is None:
            return
        i = self.dragged
        x, y = self.interactor.GetEventPosition()
        pos = self._surface_point(x, y, self.positions[i])
        self.positions[i] = pos
        self.actors[i].SetPosition(*pos)
        self._refresh_bonds()
        if self.on_drag is not None:
            self.on_drag(i, pos)
        self.plotter.render()

    def _on_release(self, obj, event):
        if self.dragged is None:
            return
        i = self.dragged
        self.actors[i].GetProperty().SetColor(*color_for_id(self.moleculeids[i]))  # restore
        self.dragged = None
        if self.on_release is not None:
            self.on_release(i, self.positions[i].copy())
        self.plotter.render()

    @staticmethod
    def _digit_slot(key, shift, char="", ctrl=False):
        """Map a key press to (slot 1..9, store?) or None. Handles the plain digit (with the
        Shift or Ctrl modifier reported separately) and the layout-specific symbol or
        character produced by Shift + digit (layout detected from the environment)."""
        if len(key) == 1 and key in "123456789":
            return int(key), shift or ctrl
        if key.startswith("KP_") and len(key) == 4 and key[3] in "123456789":
            return int(key[3]), shift or ctrl
        layout = get_keyboard_layout()
        symbols = SHIFTED_DIGIT_KEYSYMS.get(layout, ())
        if key in symbols:
            return symbols.index(key) + 1, True
        chars = SHIFTED_DIGIT_CHARS.get(layout, "")
        if len(char) == 1 and char in chars:
            return chars.index(char) + 1, True
        return None

    def _on_key(self, obj, event):
        key = self.interactor.GetKeySym() or ""
        shift = bool(self.interactor.GetShiftKey())
        if len(key) == 1 and key.isalpha() and shift:
            key = key.upper()
        lower = key.lower()
        char = self.interactor.GetKeyCode()
        char = chr(char) if isinstance(char, int) else (char or "")
        digit = self._digit_slot(key, shift, char, bool(self.interactor.GetControlKey()))

        if lower == "h" or key == "question" or char == "?":
            print(help_text())
        elif lower == "p":
            self._save_image()
        elif lower == "s":
            self._save_configuration()
        elif lower == "a":
            self._add_molecule()
        elif key == "r":
            self._change_radius(-VOLUME_RADIUS_STEP)
        elif key == "R":
            self._change_radius(+VOLUME_RADIUS_STEP)
        elif key in ("t", "T"):
            self.uniform_lines = key == "t"        # t: thin, equal lines; T: thickness = tension
            self._pull_network()
            self.plotter.render()
        elif lower == "i":
            self._print_options()
        elif lower == "k":
            self._print_diagnostics()
        elif key == "m":
            self._start_movie()
        elif key == "M":
            self._stop_movie()
        elif digit is not None:
            slot, store = digit
            if store:
                self._store_ends(slot)
            else:
                self._recall_ends(slot)
        elif self.dragged is not None and lower == "d":
            self._delete_molecule()
        elif self.dragged is not None and key in ("Right", "Left"):
            if self.on_contour_change is not None:
                self.on_contour_change(self.dragged,
                                       CONTOUR_STEP if key == "Right" else -CONTOUR_STEP)
                self._pull_network()
        elif shift and key.islower() and len(key) > 1 and "_" not in key:
            print(f"Shift+{key}: not recognised as a shifted digit for keyboard layout "
                  f"'{get_keyboard_layout()}'; use Ctrl+digit, or start with --keyboard-layout")


# --------------------------------------------------------------------------
# Geometry helpers
# --------------------------------------------------------------------------
def make_surface_points(k, center, radius):
    """k points evenly spread over a sphere surface (Fibonacci lattice)."""
    i = np.arange(k) + 0.5
    phi = np.arccos(1.0 - 2.0 * i / k)
    theta = np.pi * (1.0 + 5.0 ** 0.5) * i
    unit = np.column_stack([np.cos(theta) * np.sin(phi),
                            np.sin(theta) * np.sin(phi),
                            np.cos(phi)])
    return center + radius * unit


def make_molecules(n_molecules, center, radius, rng):
    """Build M molecules, each a straight line between a start bead and an end bead,
    both on the surface. Returns positions (2M, 3) and moleculeids (2M,) uint32.
    Beads are ordered molecule by molecule as [start, end]."""
    anchors = make_surface_points(2 * n_molecules, center, radius)
    anchors = anchors[rng.permutation(2 * n_molecules)]
    starts, ends = anchors[:n_molecules], anchors[n_molecules:]

    positions = np.empty((2 * n_molecules, 3))
    positions[0::2] = starts
    positions[1::2] = ends
    moleculeids = np.repeat(np.arange(n_molecules), 2).astype(np.uint32)
    return positions, moleculeids


def make_perpendicular_pair(center, radius, gap):
    """Starting state: two straight polymers, perpendicular to each other, that pass each other at
    the distance `gap` without touching: one along x (through the centre), one along y, shifted
    by `gap` along z. Their ends are on the surface. Same layout as make_molecules."""
    center = np.asarray(center, dtype=float)
    half = float(np.sqrt(radius ** 2 - gap ** 2))
    positions = np.array([[-radius, 0.0, 0.0], [radius, 0.0, 0.0],
                          [0.0, -half, gap], [0.0, half, gap]]) + center
    return positions, np.array([0, 0, 1, 1], dtype=np.uint32)


def segment_parameters(P, d, Q, e):
    """Closest points between the segments P + s d and Q + t e (s, t in [0, 1]) for arrays of
    segments. Returns the parameters (s, t)."""
    r = P - Q
    a = np.maximum((d * d).sum(1), 1e-12)
    ee = np.maximum((e * e).sum(1), 1e-12)
    b, c, f = (d * e).sum(1), (d * r).sum(1), (e * r).sum(1)
    den = a * ee - b * b
    ok = den > 1e-9 * a * ee                      # not (nearly) parallel
    s = np.where(ok, np.clip((b * f - c * ee) / np.where(ok, den, 1.0), 0.0, 1.0), 0.0)
    t = (b * s + f) / ee
    s = np.where(t < 0, np.clip(-c / a, 0.0, 1.0),
                 np.where(t > 1, np.clip((b - c) / a, 0.0, 1.0), s))
    t = np.clip(t, 0.0, 1.0)
    return s, t


def point_segment_distances(points, A, B):
    """Distance from each of K points to each of S segments A -> B: returns (K, S) distances,
    the (K, S) parameters of the closest points, and the (K, S, 3) vectors point - closest point."""
    D = B - A
    dd = np.maximum((D * D).sum(1), 1e-12)
    s = np.clip(((points[:, None, :] - A[None]) * D[None]).sum(2) / dd[None], 0.0, 1.0)
    vec = points[:, None, :] - (A[None] + s[..., None] * D[None])
    return np.linalg.norm(vec, axis=2), s, vec


# --------------------------------------------------------------------------
# The simulation
# --------------------------------------------------------------------------
class DummySimulation:
    """Polymers as piecewise linear curves with kinks (see the module docstring).

    Polymer m: chain ends R[m,0] and R[m,N] (beads on the sphere, `x`), interior kinks
    R[m,1..N-1] (`kinks[m]`, an (N-1, 3) array) and contour lengths L[m,1..N] (`contours[m]`).
    Springs: F = k_spring / L * (R_i - R_{i-1}),  E = 0.5 k_spring / L * |R_i - R_{i-1}|^2.

    Chain ends stay on the spherical surface and are pushed apart (excluded volume) until the
    centres of ends of different molecules are at least `2 * bead_radius` apart. Ends that the
    viewer is moving are immovable for the simulation.

    One `step()`: `substeps` times { project, separate chain ends, WCA forces + Langevin step of the kinks,
    slip contour length }, then create and destroy kinks."""

    def __init__(self, positions, moleculeids, center, radius, bead_radius, substeps=5,
                 kink_mass=KINK_MASS, kink_friction=KINK_FRICTION, temperature=TEMPERATURE,
                 time_step=TIME_STEP, min_distance=MIN_DISTANCE, min_contour_length=0.5,
                 spring_constant=30.0, slip_rate=0.02, verbose=True, seed=None, wca_epsilon=WCA_EPSILON,
                 distance_capture=DISTANCE_CAPTURE, check_removal_each=CHECK_KINK_REMOVAL_EACH_STEP):
        self.x = np.array(positions, dtype=float).reshape(-1, 3)   # chain ends (n, 3)
        self.moleculeids = np.array(moleculeids, dtype=np.uint32)
        self.center = np.asarray(center, dtype=float)
        self.radius = float(radius)
        self.bead_radius = float(bead_radius)
        self.bead_distance = 2.0 * self.bead_radius  # chain ends closer than this = overlap
        self.substeps = substeps        # dynamics substeps per viewer update
        self.kink_mass = float(kink_mass)           # Langevin dynamics of the kinks
        self.kink_friction = float(kink_friction)
        self.temperature = float(temperature)       # kT of the thermal noise
        self.time_step = float(time_step)           # per substep
        self.rng = np.random.default_rng(seed)
        self.spring_constant = float(spring_constant)   # segment spring constant = this / contour length
        self.slip_rate = float(slip_rate)           # speed of contour length slipping across kinks
        self.min_contour_length = float(min_contour_length)
        self.min_distance = float(min_distance)
        self.wca_epsilon = float(wca_epsilon)
        self.distance_capture = float(distance_capture)
        self.check_removal_each = max(int(check_removal_each), 1)   # steps between kink removal checks
        self.wca_sigma = self.min_distance / 2.0 ** (1.0 / 6.0)    # the WCA cutoff is min_distance
        self.verbose = verbose          # print a line when kinks are created / destroyed
        self.step_count = 0
        self.held = set()               # beads currently controlled by the viewer

        self.kinks = {}                 # molecule -> (N-1, 3) positions of its interior kinks
        self.kvel = {}                  # molecule -> (N-1, 3) velocities of its interior kinks
        self.contours = {}              # molecule -> [L_1 ... L_N]
        for m in np.unique(self.moleculeids).tolist():
            a, b = self.x[self.moleculeids == m][:2]
            self.kinks[m] = np.zeros((0, 3))
            self.kvel[m] = np.zeros((0, 3))
            self.contours[m] = [float(np.linalg.norm(b - a))]

    # --- called by the viewer -------------------------------------------------
    def set_surface_position(self, index, xyz):
        """The user is dragging a chain end."""
        self.x[index] = xyz
        self.held.add(index)

    def release(self, index, xyz):
        """The user let go of the chain end."""
        self.x[index] = xyz
        self.held.discard(index)

    def set_driven_positions(self, indices, positions):
        """The viewer moves several chain ends (recall of a stored configuration)."""
        self.x[indices] = positions
        self.held.update(int(i) for i in indices)

    def release_driven(self, indices):
        self.held.difference_update(int(i) for i in indices)

    def set_radius(self, radius):
        """The volume radius changed; chain ends are projected onto the new surface."""
        self.radius = float(radius)
        self._apply_constraints()

    def add_molecule(self, first_index, positions, moleculeid):
        """The user created a molecule; its beads [start, end] are appended."""
        assert first_index == len(self.x)
        k = len(positions)
        self.x = np.vstack([self.x, positions])
        self.moleculeids = np.concatenate(
            [self.moleculeids, np.full(k, moleculeid, dtype=np.uint32)])
        self.kinks[int(moleculeid)] = np.zeros((0, 3))
        self.kvel[int(moleculeid)] = np.zeros((0, 3))
        self.contours[int(moleculeid)] = [float(np.linalg.norm(positions[1] - positions[0]))]

    def delete_molecule(self, first_index, count):
        """The user deleted the molecule occupying beads [first_index, first_index + count)."""
        mol = int(self.moleculeids[first_index])
        self.kinks.pop(mol, None)
        self.kvel.pop(mol, None)
        self.contours.pop(mol, None)
        block = slice(first_index, first_index + count)
        self.x = np.delete(self.x, block, axis=0)
        self.moleculeids = np.delete(self.moleculeids, block)
        self.held = {h - count if h >= first_index + count else h
                     for h in self.held if not (first_index <= h < first_index + count)}

    def change_contour_length(self, index, delta):
        """Add (delta > 0) or remove (delta < 0) contour length of the segment connected to
        chain end `index`. The length stays positive: removing never goes below
        `min_contour_length` (a segment that is already shorter than that is left alone)."""
        mol = int(self.moleculeids[index])
        is_start = index == 0 or int(self.moleculeids[index - 1]) != mol
        cl = self.contours[mol]
        k = 0 if is_start else len(cl) - 1
        new = cl[k] + delta
        if delta < 0:
            new = max(new, min(cl[k], self.min_contour_length))
        cl[k] = new

    def options(self):
        """[(label, value)] with the parameters of the simulation (key i)."""
        return [("min_distance = WCA cutoff", f"{self.min_distance:g}"),
                ("WCA sigma / epsilon", f"{self.wca_sigma:g} / {self.wca_epsilon:g}"),
                ("distance_capture", f"{self.distance_capture:g}"),
                ("kink removal checked every (steps)", f"{self.check_removal_each}"),
                ("SELF_KINK_DISTANCE / INTRA_CONTOUR_DIST", f"{SELF_KINK_DISTANCE:g} / {INTRA_CONTOUR_DIST:g}"),
                ("spring_constant", f"{self.spring_constant:g}"),
                ("kink mass / friction / kT", f"{self.kink_mass:g} / {self.kink_friction:g} / {self.temperature:g}"),
                ("time step per substep", f"{self.time_step:g}"),
                ("slip_rate", f"{self.slip_rate:g}"),
                ("min_contour_length", f"{self.min_contour_length:g}"),
                ("max kink step per substep", f"{MAX_KINK_STEP:g}"),
                ("substeps per step", f"{self.substeps}"),
                ("diagnostics on creation / destruction", "on" if self.verbose else "off")]

    def diagnostics(self):
        """[(label, text)] with the minimal distances (key k):
        - between two kinks of the same polymer (any polymer),
        - between two line segments of different polymers,
        - between two non-adjacent line segments of the same polymer (adjacent ones share a kink)."""
        rows = []
        best = None                                         # (distance, polymer, i, j) kink pair
        for m, K in self.kinks.items():
            if len(K) < 2:
                continue
            d = np.linalg.norm(K[:, None, :] - K[None, :, :], axis=2)
            iu = np.triu_indices(len(K), 1)
            k = int(np.argmin(d[iu]))
            if best is None or d[iu][k] < best[0]:
                best = (float(d[iu][k]), m, int(iu[0][k]) + 1, int(iu[1][k]) + 1)
        rows.append(("min distance, two kinks on the same polymer",
                     "n/a (no polymer has two kinks)" if best is None else
                     f"{best[0]:.5f}  (polymer {best[1]}, kinks {best[2]} and {best[3]})"))
        flat = self._flatten()
        S = len(flat.sa)
        results = {"different": None, "same": None}
        if S >= 2:
            P0, P1 = flat.pos[flat.sa], flat.pos[flat.sb]
            D = P1 - P0
            I, J = np.triu_indices(S, 1)
            smol = flat.mol[flat.sa]
            s_, t_ = segment_parameters(P0[I], D[I], P0[J], D[J])
            gap = np.linalg.norm((P0[I] + s_[:, None] * D[I]) - (P0[J] + t_[:, None] * D[J]), axis=1)
            for key, mask in (("different", smol[I] != smol[J]),
                              ("same", (smol[I] == smol[J]) & (np.abs(flat.sloc[I] - flat.sloc[J]) >= 2))):
                if mask.any():
                    idx = np.flatnonzero(mask)
                    k = idx[int(np.argmin(gap[idx]))]
                    results[key] = (float(gap[k]), int(smol[I[k]]), int(flat.sloc[I[k]]) + 1,
                                    int(smol[J[k]]), int(flat.sloc[J[k]]) + 1)
        for key, label in (("different", "min distance, two segments of different polymers"),
                           ("same", "min distance, two non-adjacent segments of one polymer")):
            r = results[key]
            rows.append((label, "n/a" if r is None else
                         f"{r[0]:.5f}  (polymer {r[1]} segment {r[2]} and polymer {r[3]} segment {r[4]})"))
        rows.append(("min_distance (WCA cutoff) for comparison", f"{self.min_distance:.5f}"))
        return rows

    # --- topology ---------------------------------------------------------------
    def _ends(self):
        """{moleculeid: (first bead index, last bead index)}, in bead order."""
        ends = {}
        for i, m in enumerate(self.moleculeids.tolist()):
            ends[m] = (ends[m][0], i) if m in ends else (i, i)
        return ends

    def _chain(self, m, ends=None):
        """(N+1, 3) positions R[m,0..N] of polymer m: start bead, kinks, end bead."""
        i0, i1 = (ends or self._ends())[m]
        return np.vstack([self.x[i0], self.kinks[m], self.x[i1]])

    def _flatten(self):
        """All nodes of all polymers in one array, polymer by polymer. Returns a namespace with
        pos (nodes, 3), mol (nodes,), kink (nodes,) bool, segment end nodes sa, sb, the local
        index sloc of every segment in its polymer, the contour coordinate `coord` of every node (distance
        along the contour from the start of its polymer), and blocks {mol: (offset, number of nodes)}."""
        ends = self._ends()
        pos, mol, kink, sa, sb, sloc, blocks, coord = [], [], [], [], [], [], {}, []
        off = 0
        for m in ends:
            pts = self._chain(m, ends)
            count = len(pts)
            pos.append(pts)
            coord.append(np.concatenate([[0.0], np.cumsum(self.contours[m])]))   # contour coordinate of every node
            mol += [m] * count
            kink += [False] + [True] * (count - 2) + [False]
            sa += range(off, off + count - 1)
            sb += range(off + 1, off + count)
            sloc += range(count - 1)
            blocks[m] = (off, count)
            off += count
        return SimpleNamespace(pos=np.vstack(pos), mol=np.array(mol), kink=np.array(kink, dtype=bool),
                               sa=np.array(sa, dtype=int), sb=np.array(sb, dtype=int),
                               sloc=np.array(sloc, dtype=int), blocks=blocks,
                               coord=np.concatenate(coord))

    def _store_kinks(self, flat, pos):
        """Write the (moved) kink positions of `pos` back to the polymers."""
        for m, (off, count) in flat.blocks.items():
            self.kinks[m] = pos[off + 1:off + count - 1].copy()

    def network(self):
        """Everything the viewer needs to draw the molecules and kinks:
        (kink positions (K, 3), [moleculeid of every kink], lines).
        `lines` is [(moleculeid, [node, ...], [contour_length, ...], [tension, ...])], the
        nodes ordered start -> end and one contour length and spring tension (k * d, k = K / L)
        per segment; node k < n is chain end k (viewer bead index), node n + r is kink row r."""
        n = len(self.x)
        ends = self._ends()
        kpos, kmols, lines, row = [], [], [], 0
        for m, (i0, i1) in ends.items():
            K = self.kinks[m]
            P = self._chain(m, ends)
            nodes = [i0] + [n + row + j for j in range(len(K))] + [i1]
            d = np.linalg.norm(P[1:] - P[:-1], axis=1)
            tension = self.spring_constant * d / np.array(self.contours[m])
            lines.append((m, nodes, list(self.contours[m]), tension.tolist()))
            kpos.append(K)
            kmols += [m] * len(K)
            row += len(K)
        return np.vstack(kpos) if kpos else np.zeros((0, 3)), kmols, lines

    # --- energies and forces ------------------------------------------------------
    def segment_forces(self, m):
        """F[m,i] = k_spring / L[m,i] * (R[m,i] - R[m,i-1]) for i = 1..N, shape (N, 3)."""
        P = self._chain(m)
        return self.spring_constant / np.array(self.contours[m])[:, None] * (P[1:] - P[:-1])

    def energy(self):
        """Total spring energy: sum of 0.5 k_spring / L[m,i] |R[m,i] - R[m,i-1]|^2."""
        total = 0.0
        for m in self._ends():
            P = self._chain(m)
            d2 = ((P[1:] - P[:-1]) ** 2).sum(1)
            total += float((0.5 * self.spring_constant * d2 / np.array(self.contours[m])).sum())
        return total

    # --- dynamics ---------------------------------------------------------------
    def _apply_constraints(self):
        """Chain ends stay on the spherical surface, kinks inside the ball."""
        v = self.x - self.center
        r = np.maximum(np.linalg.norm(v, axis=1, keepdims=True), 1e-12)
        self.x = self.center + self.radius * v / r
        for m, K in self.kinks.items():
            if len(K):
                v = K - self.center
                r = np.maximum(np.linalg.norm(v, axis=1, keepdims=True), 1e-12)
                self.kinks[m] = self.center + v * np.minimum(1.0, 0.999 * self.radius / r)

    def _separate_molecules(self, iterations=20, tol=1e-6):
        n = len(self.x)
        if n < 2:
            return
        other_molecule = self.moleculeids[:, None] != self.moleculeids[None, :]
        fixed = np.zeros(n, dtype=bool)
        for h in self.held:
            if h < n:
                fixed[h] = True
        idx = np.arange(n)
        tie_sign = np.sign(idx[:, None] - idx[None, :]).astype(float)
        d_min = self.bead_distance

        for _ in range(iterations):
            diff = self.x[:, None, :] - self.x[None, :, :]
            dist = np.linalg.norm(diff, axis=2)
            contact = other_molecule & (dist < d_min - tol)
            if not contact.any():
                break
            direction = diff / np.maximum(dist, 1e-12)[..., None]
            tie = dist < 1e-9                       # coincident centres: pick opposite axes
            direction[tie] = 0.0
            direction[tie, 0] = tie_sign[tie]
            # each bead of a pair takes half of the overlap; a held bead takes none,
            # so its partner takes all of it
            share = np.where(fixed[None, :], 1.0, 0.5)
            weight = np.where(contact, (d_min - dist) * share, 0.0)
            push = (weight[..., None] * direction).sum(axis=1)
            push[fixed] = 0.0
            self.x += push
            self._apply_constraints()

    def capture_forces(self, K):
        """Attraction between neighbouring kinks of one polymer (rows of K, in chain order): if the
        distance r of two consecutive kinks is below `distance_capture` (DISTANCE_CAPTURE) they
        attract each other with a force of magnitude  30 r + 40 r^3 / 3 + 160 r^5 / 27
        (F(r) = -30 r - 40 r^3 / 3 - 160 r^5 / 27, the minus sign meaning attraction), directed
        along the line joining them; zero beyond the capture distance. Returns the (K, 3) forces."""
        force = np.zeros_like(K)
        if len(K) < 2:
            return force
        d = K[1:] - K[:-1]
        r = np.linalg.norm(d, axis=1)
        magnitude = np.where(r < self.distance_capture,
                             30.0 * r + 40.0 * r ** 3 / 3.0 + 160.0 * r ** 5 / 27.0, 0.0)
        pull = (magnitude / np.maximum(r, 1e-12))[:, None] * d      # on the first kink of a pair, towards the second
        force[:-1] += pull
        force[1:] -= pull
        return force

    def _wca_force(self, r):
        """Magnitude of the repulsive WCA force at distance r (array): 24 eps / r
        [2 (sigma/r)^12 - (sigma/r)^6] for r < min_distance = 2^(1/6) sigma, zero beyond
        (there the force is zero, so it is continuous), at most WCA_FORCE_CAP."""
        r = np.maximum(r, 1e-6)
        x6 = (self.wca_sigma / r) ** 6
        magnitude = 24.0 * self.wca_epsilon / r * (2.0 * x6 * x6 - x6)
        return np.where(r < self.min_distance, np.minimum(magnitude, WCA_FORCE_CAP), 0.0)

    def repulsive_forces(self, flat=None):
        """WCA forces on all nodes (rows of `_flatten()`; only kink rows are non-zero):
        (1) every segment of another polymer (and of the same polymer if the contour distance to the
        nearer segment end exceeds SELF_KINK_DISTANCE) pushes a kink whose closest point lies inside the
        segment and within min_distance, perpendicular to the line, the reaction going to the two
        end points of the segment (weights 1 - s, s); (2) any two kinks, on the same or on
        different polymers, closer than min_distance repel each other along the line joining them."""
        flat = self._flatten() if flat is None else flat
        pos, sa, sb = flat.pos, flat.sa, flat.sb
        force = np.zeros_like(pos)
        kidx = np.flatnonzero(flat.kink)
        if len(kidx) == 0:
            return force
        # (1) line - kink
        dist, s, vec = point_segment_distances(pos[kidx], pos[sa], pos[sb])
        other = flat.mol[kidx][:, None] != flat.mol[sa][None, :]
        # segments of the same polymer also push a kink, if the contour distance from the kink to
        # the closer (in the contour sense) end of the segment exceeds SELF_KINK_DISTANCE
        ck = flat.coord[kidx][:, None]
        contour = np.minimum(np.abs(ck - flat.coord[sa][None, :]), np.abs(ck - flat.coord[sb][None, :]))
        usable = other | (contour > SELF_KINK_DISTANCE)
        hit = usable & (s > 1e-9) & (s < 1.0 - 1e-9) & (dist < self.min_distance)
        ki, si = np.nonzero(hit)
        if len(ki):
            d, sv = dist[ki, si], s[ki, si]
            line = pos[sb[si]] - pos[sa[si]]
            normal = vec[ki, si] / np.maximum(d, 1e-12)[:, None]
            tiny = d < 1e-9                         # on the line: any direction perpendicular to it
            if tiny.any():
                perp = np.cross(line[tiny], (0.3, 0.5, 0.8))
                normal[tiny] = perp / np.maximum(np.linalg.norm(perp, axis=1, keepdims=True), 1e-12)
            f = self._wca_force(d)[:, None] * normal
            np.add.at(force, kidx[ki], f)
            np.add.at(force, sa[si], -(1.0 - sv)[:, None] * f)
            np.add.at(force, sb[si], -sv[:, None] * f)
        # (2) kink - kink (same or different polymer)
        diff = pos[kidx][:, None, :] - pos[kidx][None, :, :]
        r = np.linalg.norm(diff, axis=2)
        pair = (r < self.min_distance) & ~np.eye(len(kidx), dtype=bool)    # all kink pairs, same or different polymer
        magnitude = np.where(pair, self._wca_force(r), 0.0)
        np.add.at(force, kidx, (magnitude[..., None] * diff / np.maximum(r, 1e-12)[..., None]).sum(axis=1))
        force[~flat.kink] = 0.0                     # chain ends are not moved by these forces
        return force

    def _move_kinks(self):
        """Damped Langevin step of every kink:
            m dv = F dt - gamma v dt + sqrt(2 gamma kT) dW,   dx = v dt
        F = net force of the two strands, k_{i+1} (R_{i+1} - R_i) + k_i (R_{i-1} - R_i)
        with k = k_spring / L, plus the repulsive WCA forces (`repulsive_forces`). Integrated as
        kick (F) - exact friction and noise (Ornstein-Uhlenbeck) - drift. The displacement is
        limited to MAX_KINK_STEP."""
        flat = self._flatten()
        repulsion = self.repulsive_forces(flat)
        dt, mass = self.time_step, self.kink_mass
        decay = np.exp(-self.kink_friction * dt / mass)
        noise = np.sqrt(max(self.temperature, 0.0) / mass * (1.0 - decay ** 2))
        for m, (off, count) in flat.blocks.items():
            K = self.kinks[m]
            if len(K) == 0:
                continue
            P = flat.pos[off:off + count]
            k = self.spring_constant / np.array(self.contours[m])
            force = (k[:-1, None] * (P[:-2] - P[1:-1]) + k[1:, None] * (P[2:] - P[1:-1])
                     + repulsion[off + 1:off + count - 1])
            force += self.capture_forces(K)
            v = self.kvel[m] + dt * force / mass                       # kick
            v = decay * v + noise * self.rng.standard_normal(v.shape)  # friction + thermal noise
            dx = v * dt                                                # drift
            size = np.linalg.norm(dx, axis=1, keepdims=True)
            dx *= np.minimum(1.0, MAX_KINK_STEP / np.maximum(size, 1e-12))
            self.kvel[m] = dx / dt
            self.kinks[m] = K + dx

    def _slip(self):
        """One slip step: across every kink, move contour length between the two neighbouring
        segments of a molecule towards the energy minimum L_1 : L_2 = d_1 : d_2. All transfers are
        computed from the old lengths and applied together; every transfer is antisymmetric, so
        the total contour length of each molecule is conserved."""
        f = min(1.0 - np.exp(-self.slip_rate), 0.45)
        ends = self._ends()
        for m in ends:
            old = self.contours[m]
            if len(old) < 2:
                continue                                 # no kink, nothing can slip
            P = self._chain(m, ends)
            d = np.linalg.norm(P[1:] - P[:-1], axis=1)
            delta = [0.0] * len(old)
            for k in range(len(old) - 1):
                dsum = d[k] + d[k + 1]
                if dsum < 1e-9:
                    continue
                target = (old[k] + old[k + 1]) * d[k] / dsum   # minimum-energy share of segment k
                move = f * (target - old[k])                   # > 0: segment k gains length
                if move > 0:
                    move = min(move, 0.5 * max(old[k + 1] - self.min_contour_length, 0.0))
                else:
                    move = -min(-move, 0.5 * max(old[k] - self.min_contour_length, 0.0))
                delta[k] += move
                delta[k + 1] -= move
            self.contours[m] = [float(a + b) for a, b in zip(old, delta)]

    # --- creation and destruction of kinks -----------------------------------------
    def _insert_kink(self, m, local, position, fraction):
        """Insert a kink into segment `local` (0-based, from node `local` to node `local + 1`) of
        polymer m at `fraction` along it; the contour length is divided in that proportion."""
        K = self.kinks[m]
        self.kinks[m] = np.vstack([K[:local], np.asarray(position)[None], K[local:]])
        V = self.kvel[m]
        self.kvel[m] = np.vstack([V[:local], np.zeros((1, 3)), V[local:]])
        length = self.contours[m][local]
        self.contours[m][local:local + 1] = [length * fraction, length * (1.0 - fraction)]

    def _remove_kink(self, m, index):
        """Remove interior kink `index` (0-based) of polymer m: the two segments become one."""
        self.kinks[m] = np.delete(self.kinks[m], index, axis=0)
        self.kvel[m] = np.delete(self.kvel[m], index, axis=0)
        cl = self.contours[m]
        cl[index:index + 2] = [cl[index] + cl[index + 1]]

    @staticmethod
    def _violations(P0, D0, Q0, D1):
        """For arrays of segment pairs: (distance, closest point on the first, on the second,
        contact in the interior of both segments?). A contact counts as interior when the closest
        points are at least KINK_MARGIN from both ends of both segments."""
        s, t = segment_parameters(P0, D0, Q0, D1)
        p, q = P0 + s[:, None] * D0, Q0 + t[:, None] * D1
        l0, l1 = np.linalg.norm(D0, axis=1), np.linalg.norm(D1, axis=1)
        inside = ((s * l0 > KINK_MARGIN) & ((1 - s) * l0 > KINK_MARGIN)
                  & (t * l1 > KINK_MARGIN) & ((1 - t) * l1 > KINK_MARGIN))
        return np.linalg.norm(p - q, axis=1), p, q, s, t, inside

    def _kink_allowed(self, m, local, fraction):
        """May a kink be created at `fraction` along segment `local` of polymer m? Not if another
        kink of the same polymer lies within a contour length CONTOUR_KINK_MIN of that point
        (contour distance = the sum of the contour lengths between the two points)."""
        lengths = np.array(self.contours[m])
        position = lengths[:local].sum() + fraction * lengths[local]    # contour coordinate
        existing = np.cumsum(lengths)[:-1]                              # contour coordinates of the kinks
        return not np.any(np.abs(existing - position) < CONTOUR_KINK_MIN - 1e-9)

    def _spatially_free(self, m, position):
        """True if `position` is at least SPATIAL_KINK_MIN away (in space, not along the contour)
        from every existing kink of polymer m: a bent polymer can have kinks that are far apart
        along the contour but close in space."""
        K = self.kinks[m]
        return len(K) == 0 or bool(np.all(np.linalg.norm(K - position, axis=1) >= SPATIAL_KINK_MIN))

    def _create_kinks(self):
        """Where two segments of different molecules are closer than min_distance (closest points
        in the interior of both), insert kinks. The closest pair goes first and the segments are
        recomputed after every insertion. A kink is only created on a line if no other kink of
        that polymer is within a contour length CONTOUR_KINK_MIN (`_kink_allowed`); pairs where
        that fails for both lines are skipped and the next close pair is tried. If it fails for
        one line only, a single kink is created on the other line, min_distance from the closest
        point of the first line; if both are allowed, two kinks are created, exactly
        min_distance apart, symmetrically about the contact point."""
        for _ in range(MAX_NEW_KINKS_PER_STEP):
            flat = self._flatten()
            S = len(flat.sa)
            if S < 2:
                return
            P0, P1 = flat.pos[flat.sa], flat.pos[flat.sb]
            D = P1 - P0
            I, J = np.triu_indices(S, 1)
            smol = flat.mol[flat.sa]
            keep = smol[I] != smol[J]
            I, J = I[keep], J[keep]
            if len(I) == 0:
                return
            dist, p, q, s, t, inside = self._violations(P0[I], D[I], P0[J], D[J])
            bad = np.flatnonzero(inside & (dist < self.min_distance - CREATE_TOL))
            created = False
            for k in bad[np.argsort(dist[bad])]:            # closest pair first
                i, j = I[k], J[k]
                ma, mb = int(smol[i]), int(smol[j])
                la, lb = int(flat.sloc[i]), int(flat.sloc[j])
                ok_a = self._kink_allowed(ma, la, s[k])
                ok_b = self._kink_allowed(mb, lb, t[k])
                if not (ok_a or ok_b):
                    continue                                # too close to existing kinks on both lines
                if dist[k] > 1e-6:
                    normal = (q[k] - p[k]) / dist[k]        # from the point on A to the point on B
                else:                                       # the lines touch: use the common normal
                    normal = np.cross(D[i], D[j])
                    if np.linalg.norm(normal) < 1e-9:
                        helper = np.array([1.0, 0.0, 0.0]) if abs(D[i][0]) < 0.9 * np.linalg.norm(D[i]) \
                            else np.array([0.0, 1.0, 0.0])
                        normal = np.cross(D[i], helper)
                    normal = normal / np.linalg.norm(normal)
                new_a = new_b = None
                if ok_a and ok_b:                           # two kinks, symmetric about the contact
                    mid = 0.5 * (p[k] + q[k])
                    new_a = mid - 0.5 * self.min_distance * normal
                    new_b = mid + 0.5 * self.min_distance * normal
                    if not self._spatially_free(ma, new_a):
                        ok_a = False
                    if not self._spatially_free(mb, new_b):
                        ok_b = False
                if not (ok_a and ok_b):                     # one kink on the line that is free
                    new_a = new_b = None
                    if ok_a:
                        new_a = q[k] - self.min_distance * normal
                        if not self._spatially_free(ma, new_a):
                            new_a = None
                    elif ok_b:
                        new_b = p[k] + self.min_distance * normal
                        if not self._spatially_free(mb, new_b):
                            new_b = None
                    if new_a is None and new_b is None:
                        continue                            # too close to existing kinks

                if new_a is not None:
                    self._insert_kink(ma, la, new_a, s[k])
                if new_b is not None:
                    self._insert_kink(mb, lb, new_b, t[k])
                if self.verbose:
                    made = [str(m) for m, new in ((ma, new_a), (mb, new_b)) if new is not None]
                    print(f"[step {self.step_count}] kink(s) created in polymer {' and '.join(made)} "
                          f"(segments of polymers {ma}, {mb} at distance {dist[k]:.4g} < "
                          f"{self.min_distance:g})")
                created = True
                break
            if not created:
                break
        self._apply_constraints()

    def _interacting_nodes(self, flat, reach):
        """Bool array over the rows of `_flatten()`: kinks that are still interacting with
        another polymer, i.e. that feel, or exert, a WCA force within `reach` (= the cutoff plus
        a margin): a kink within `reach` of a line of another polymer (closest point inside the
        segment; the two end points of that segment exert the reaction) or of a kink of
        another polymer. Kinks of the same polymer do not count here (see `_crowded`)."""
        busy = np.zeros(len(flat.pos), dtype=bool)
        kidx = np.flatnonzero(flat.kink)
        if len(kidx) == 0:
            return busy
        pos, sa, sb = flat.pos, flat.sa, flat.sb
        dist, s, _vec = point_segment_distances(pos[kidx], pos[sa], pos[sb])
        other = flat.mol[kidx][:, None] != flat.mol[sa][None, :]
        ki, si = np.nonzero(other & (s > 1e-9) & (s < 1.0 - 1e-9) & (dist < reach))
        busy[kidx[ki]] = True
        busy[sa[si]] = True
        busy[sb[si]] = True
        r = np.linalg.norm(pos[kidx][:, None, :] - pos[kidx][None, :, :], axis=2)
        pair = (r < reach) & (flat.mol[kidx][:, None] != flat.mol[kidx][None, :])   # kinks of other polymers
        busy[kidx[pair.any(axis=1)]] = True
        return busy & flat.kink

    @staticmethod
    def _crowded(flat, node):
        """True if more than one other kink of the same polymer lies within a contour length
        INTRA_CONTOUR_DIST of kink `node` (row of `_flatten()`)."""
        same = flat.kink & (flat.mol == flat.mol[node])
        near = np.abs(flat.coord[same] - flat.coord[node]) <= INTRA_CONTOUR_DIST
        return int(near.sum()) - 1 > 1                      # minus the kink itself

    def _straight_segment_too_close(self, flat, m, a, b):
        """Would the straight segment a -> b (replacing the two segments at a kink of polymer m)
        come closer than min_distance to any line segment of another polymer? Plain distance
        between the two segments (closest points anywhere on both, ends included), no margin."""
        mask = flat.mol[flat.sa] != m
        count = int(mask.sum())
        if count == 0:
            return False
        Q0, Q1 = flat.pos[flat.sa][mask], flat.pos[flat.sb][mask]
        P0, D0 = np.tile(a, (count, 1)), np.tile(b - a, (count, 1))
        s, t = segment_parameters(P0, D0, Q0, Q1 - Q0)
        gap = np.linalg.norm((P0 + s[:, None] * D0) - (Q0 + t[:, None] * (Q1 - Q0)), axis=1)
        return bool((gap < self.min_distance).any())

    def _destroy_kinks(self):
        """Remove every kink that is further than min_distance (+ DESTROY_TOL) from all segments
        of other polymers and does not interact with kinks of other polymers (`_interacting_nodes`) and has at most one other kink
        of its own polymer within a contour length INTRA_CONTOUR_DIST (`_crowded`),
        unless the straight segment that would replace its two segments is closer than
        min_distance to any line segment of another polymer (`_straight_segment_too_close`).
        One kink at a time; the distances are recomputed after every removal."""
        for _ in range(sum(len(K) for K in self.kinks.values()) + 1):
            flat = self._flatten()
            kidx = np.flatnonzero(flat.kink)
            if len(kidx) == 0:
                return
            sa, sb = flat.sa, flat.sb
            smol = flat.mol[sa]
            other = flat.mol[kidx][:, None] != smol[None, :]
            dist, _s, _v = point_segment_distances(flat.pos[kidx], flat.pos[sa], flat.pos[sb])
            dmin = np.where(other, dist, np.inf).min(axis=1)
            busy = self._interacting_nodes(flat, self.min_distance + DESTROY_TOL)
            removed = False
            for kk in np.argsort(-dmin):
                if dmin[kk] <= self.min_distance + DESTROY_TOL:
                    break                                   # all the others are closer still
                node = kidx[kk]
                if busy[node] or self._crowded(flat, node):
                    continue                                # interacts with other polymers, or crowded
                m = int(flat.mol[node])
                a, b = flat.pos[node - 1], flat.pos[node + 1]
                if self._straight_segment_too_close(flat, m, a, b):
                    continue                                # the straight segment would be too close
                index = node - flat.blocks[m][0] - 1
                self._remove_kink(m, index)
                if self.verbose:
                    print(f"[step {self.step_count}] kink destroyed in polymer {m} "
                          f"(distance to other polymers {dmin[kk]:.4g} > {self.min_distance:g})")
                removed = True
                break
            if not removed:
                return

    def total_length(self):
        """Total length of all lines (sum of the segment lengths d)."""
        total = 0.0
        for m in self._ends():
            P = self._chain(m)
            total += np.linalg.norm(P[1:] - P[:-1], axis=1).sum()
        return float(total)

    def step(self):
        """Advance the simulation and return an (n, 3) array of chain-end positions
        (the kinks are fetched with `network()`)."""
        self.step_count += 1
        for _ in range(self.substeps):
            self._apply_constraints()
            self._separate_molecules()
            self._move_kinks()
            self._apply_constraints()
            self._slip()
        self._create_kinks()
        if self.step_count % self.check_removal_each == 0:
            self._destroy_kinks()                  # removal is only checked every few steps
        return self.x


def main(argv=None):
    args = parse_args(argv)                       # --help prints the summary and exits
    set_keyboard_layout(args.keyboard_layout)
    rng = np.random.default_rng(42)

    # ---- geometry ----
    center = np.zeros(3)
    volume_radius = 15.0    # radius of the spherical volume (r / R change it at run time)
    sphere_radius = 1.0     # radius of each bead

    # positions: (2 * n_molecules, 3) ordered [start, end, start, end, ...]; moleculeids: (n,) uint32
    points, moleculeids = make_perpendicular_pair(center, volume_radius, START_GAP * MIN_DISTANCE)

    # ---- scene ----
    plotter = pv.Plotter(window_size=(1008, 800))
    plotter.set_background("white")
    plotter.add_axes()

    template = pv.Sphere(radius=sphere_radius, theta_resolution=24, phi_resolution=24)
    actors = []
    for p, mid in zip(points, moleculeids):
        actor = plotter.add_mesh(template, color=color_for_id(mid), smooth_shading=True)
        actor.SetPosition(*p)
        actors.append(actor)

    # ---- simulation + viewer wiring ----
    sim = DummySimulation(points, moleculeids, center, volume_radius,
                          bead_radius=sphere_radius, min_distance=MIN_DISTANCE)

    def on_release(i, xyz):
        print(f"Chain end {i} (moleculeid={dragger.moleculeids[i]}) released at",
              np.round(xyz, 4))
        sim.release(i, xyz)

    dragger = SphereDragger(
        plotter, template, actors, points, moleculeids, center, volume_radius,
        sphere_radius=sphere_radius, rng=rng,
        kink_radius=0.5 * sphere_radius,
        get_network=sim.network,
        get_options=sim.options,
        get_diagnostics=sim.diagnostics,
        on_drag=sim.set_surface_position,
        on_release=on_release,
        on_add_molecule=sim.add_molecule,
        on_delete_molecule=sim.delete_molecule,
        on_radius_change=sim.set_radius,
        on_ends_driven=sim.set_driven_positions,
        on_ends_released=sim.release_driven,
        on_contour_change=sim.change_contour_length,
    )

    plotter.add_timer_event(max_steps=10**9, duration=30,
                            callback=lambda step: dragger.tick(sim.step))   # ~30 ms

    plotter.show()
    return dragger.get_positions(), dragger.moleculeids


if __name__ == "__main__":
    main()
